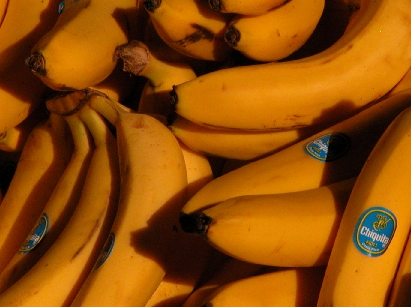
#> input picture TrainingData/T91/tt8.bmp, 411 x 307 px, given in place of tt8.png, which was not available
$ python plot_3_channels.py
#> lines starting #> are read from the running program, lines starting #| are printed output that depends on the picture; pictures that were not available may be replaced by others from this repository, and a replacement may not be noted
import os
import cv2
from definitions import ROOT_DIR
import numpy as np

#IMAGE_FOLDER_PATH = os.path.join(ROOT_DIR, 'DATA')
IMAGE_FOLDER_PATH = os.path.join(ROOT_DIR, 'DATA', 'example_t91_images2')
SET14_PATH = os.path.join(ROOT_DIR, 'testSets', 'Set14')
output_dir = os.path.join(ROOT_DIR, 'Data', 'presentation_images')

image = cv2.imread(os.path.join(IMAGE_FOLDER_PATH, 'tt8.png'))
#> image is the input picture: shape (307, 411, 3); mean B, G, R 5.9, 76, 142.5
image = cv2.cvtColor(image, cv2.COLOR_BGR2YCrCb)
#> image: shape (307, 411, 3); mean of channels 0, 1, 2 87.9, 167, 81.8
y, cr, cb = cv2.split(image)
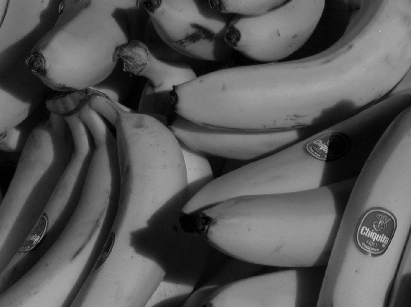
#> y: shape (307, 411); min 0, max 214, mean 87.9
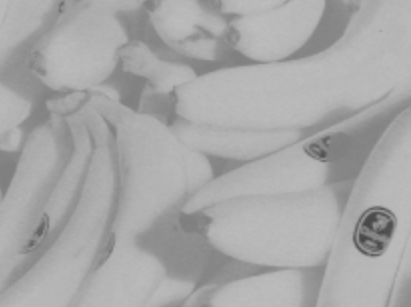
#> cr: shape (307, 411); min 72, max 189, mean 167
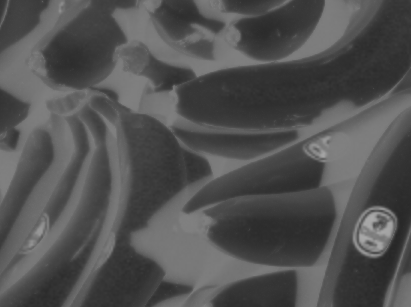
#> cb: shape (307, 411); min 39, max 169, mean 81.8
#cv2.imwrite(os.path.join(output_dir, 't91_y.png'), y)
cv2.imshow('y', cv2.cvtColor(y, cv2.COLOR_GRAY2RGB))
cv2.imshow('cr', cr)
cv2.imshow('cb', cb)

# [7 lines of commented-out code are left out]
cv2.waitKey(0)
#cv2.imwrite(os.path.join(output_dir, 'hr-tt8-y-patch.png'), y_patch)


# def train(args):
#
#
#
# lr = cv2.resize(lr, (hr_width, hr_height), interpolation=cv2.INTER_LINEAR)
#
# lr = np.array(lr).astype(np.float32)
# #hr = convert_rgb_to_y(hr)
# hr = hr[:, :, 0]
# #lr = convert_rgb_to_y(lr)
# lr = lr[:, :, 0]
#
# for i in range(0, lr.shape[0] - args.patch_size + 1, args.stride):
#     for j in range(0, lr.shape[1] - args.patch_size + 1, args.stride):
#         lr_patches.append(lr[i:i + args.patch_size, j:j + args.patch_size])
#
#
# lr_patches = np.array(lr_patches)

$ run again, with TrainingData/T91/tt1.bmp copied over TrainingData/T91/tt8.bmp
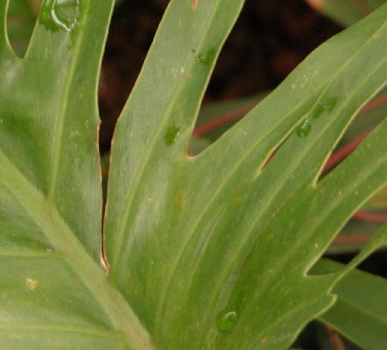
#> input picture TrainingData/T91/tt1.bmp, 387 x 350 px, given in place of tt8.png, which was not available
#> image is the input picture: shape (350, 387, 3); mean B, G, R 51.6, 118, 107.1
#> image: shape (350, 387, 3); mean of channels 0, 1, 2 107.2, 128, 96.6
#> `y, cr, cb = cv2.split(image)`:
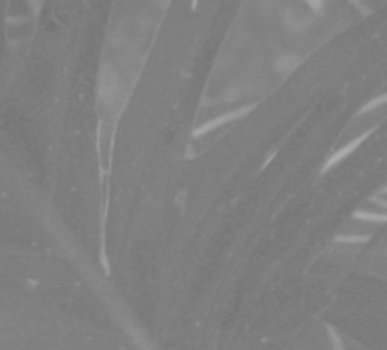
#> cr: shape (350, 387); min 115, max 171, mean 128
#> `y, cr, cb = cv2.split(image)`:
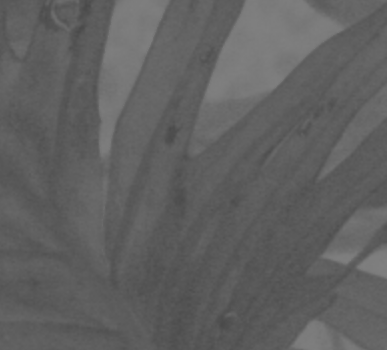
#> cb: shape (350, 387); min 73, max 128, mean 96.6

$ run again, with TrainingData/T91/tt10.bmp copied over TrainingData/T91/tt8.bmp
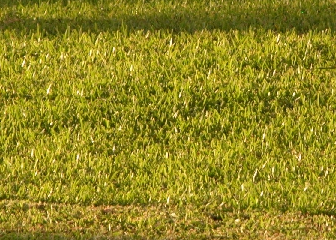
#> input picture TrainingData/T91/tt10.bmp, 336 x 240 px, given in place of tt8.png, which was not available
#> image is the input picture: shape (240, 336, 3); mean B, G, R 33.5, 134.6, 144.8
#> image: shape (240, 336, 3); mean of channels 0, 1, 2 126.2, 141.3, 75.7
#> `y, cr, cb = cv2.split(image)`:
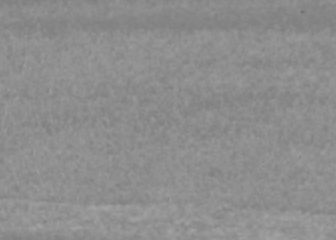
#> cr: shape (240, 336); min 113, max 166, mean 141.3
#> `y, cr, cb = cv2.split(image)`:
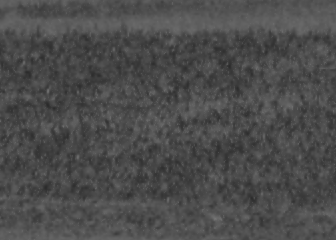
#> cb: shape (240, 336); min 43, max 117, mean 75.7

$ run again, with TrainingData/T91/tt12.bmp copied over TrainingData/T91/tt8.bmp
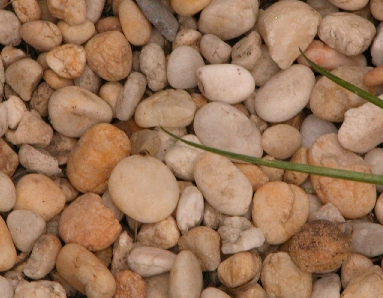
#> input picture TrainingData/T91/tt12.bmp, 383 x 298 px, given in place of tt8.png, which was not available
#> image is the input picture: shape (298, 383, 3); mean B, G, R 89.2, 117.6, 155.4
#> image: shape (298, 383, 3); mean of channels 0, 1, 2 125.7, 149.3, 107.4
#> `y, cr, cb = cv2.split(image)`:
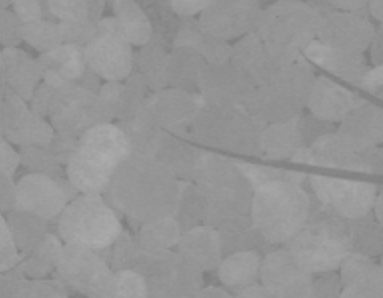
#> cr: shape (298, 383); min 127, max 173, mean 149.3
#> `y, cr, cb = cv2.split(image)`:
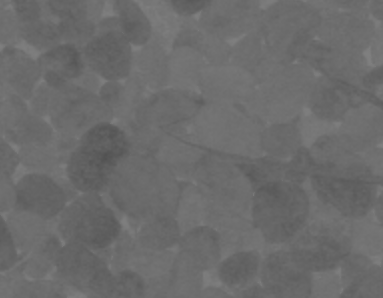
#> cb: shape (298, 383); min 82, max 127, mean 107.4
